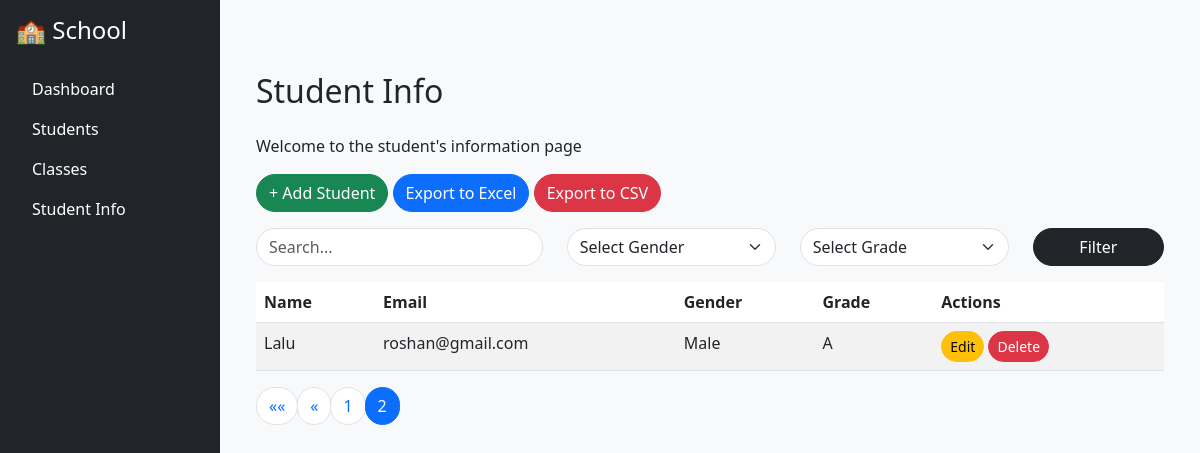
/students/?page=2 (signed in), run on the app's committed database.
### studentapp/models.py (models this page shows)
class Student(models.Model):
    GENDER_CHOICES = [('M', 'Male'), ('F', 'Female'), ('O', 'Other')]
    name = models.CharField(max_length=100)
    date_of_birth = models.DateField()
    gender = models.CharField(max_length=1, choices=GENDER_CHOICES)
    grade = models.CharField(max_length=50)
    address = models.CharField(max_length=255)
    phone = models.CharField(max_length=15)
    email = models.EmailField()
    student_id = models.CharField(max_length=8, unique=True)
    image = models.ImageField(upload_to='student_images/', blank=True, null=True)
    def __str__(self):
        return self.name

### studentapp/views.py (the view)
# urls.py: path('students/', views.student_list, name='student_list'),
@login_required
def student_list(request):
    students = Student.objects.all()
    print(students)  # Debug: Print the queryset to verify data
    search_query = request.GET.get('search', '')
    if search_query:
        students = students.filter(
            Q(name__icontains=search_query) |
            Q(email__icontains=search_query) |
            Q(student_id__icontains=search_query)
        )
    gender_filter = request.GET.get('gender', '')
    if gender_filter:
        students = students.filter(gender=gender_filter)
    grade_filter = request.GET.get('grade', '')
    if grade_filter:
        students = students.filter(grade=grade_filter)
    paginator = Paginator(students, 5)  # Show 5 students per page
    page_number = request.GET.get('page')
    page_obj = paginator.get_page(page_number)
    return render(request, 'studentapp/student_list.html', {
        'page_obj': page_obj,
        'search_query': search_query,
        'gender_filter': gender_filter,
        'grade_filter': grade_filter,
    })

### studentapp/templates/studentapp/student_list.html (shortened to what this page needs)
{% extends 'studentapp/base.html' %}
{% block content %}
<div class="container mt-5">
    <h2 class="mb-4">Student Info</h2>
    <p>Welcome to the student's information page</p>
    <div class="mb-3">
        <a href="{% url 'register_student' %}" class="btn btn-success rounded-pill">+ Add Student</a>
        <a href="{% url 'export_excel' %}" class="btn btn-primary rounded-pill">Export to Excel</a>
        <a href="{% url 'export_students_csv' %}" class="btn btn-danger rounded-pill">Export to CSV</a>
    </div>
    <form method="get" class="mb-3">
        <div class="row">
            <div class="col-md-4">
                <input type="text" name="search" class="form-control rounded-pill" placeholder="Search..." value="{{ search_query }}">
            </div>
            <div class="col-md-3">
                <select name="gender" class="form-select rounded-pill">
                    <option value="">Select Gender</option>
                </select>
            </div>
            <div class="col-md-3">
                <select name="grade" class="form-select rounded-pill">
                    <option value="">Select Grade</option>
                </select>
            </div>
            <div class="col-md-2">
                <button type="submit" class="btn btn-dark w-100 rounded-pill">Filter</button>
            </div>
        </div>
    </form>
    {% if page_obj %}
        <table class="table table-striped table-hover">
            <thead>
                <tr>
                    <th>Name</th>
                    <th>Email</th>
                    <th>Gender</th>
                    <th>Grade</th>
                    <th>Actions</th>
                </tr>
            </thead>
            <tbody>
                {% for student in page_obj %}
                <tr>
                    <td>{{ student.name }}</td>
                    <td>{{ student.email }}</td>
                    <td>{{ student.get_gender_display }}</td>
                    <td>{{ student.grade }}</td>
                    <td>
                        <a href="{% url 'edit_student' student.id %}" class="btn btn-sm btn-warning rounded-pill">Edit</a>
                        <a href="{% url 'delete_student' student.id %}" class="btn btn-sm btn-danger rounded-pill" onclick="return confirm('Are you sure?');">Delete</a>
                    </td>
                </tr>
                {% endfor %}
            </tbody>
        </table>
        <nav aria-label="Page navigation">
            <ul class="pagination">
                {% if page_obj.has_previous %}
                    <li class="page-item">
                        <a class="page-link rounded-pill" href="?page=1" aria-label="First">&laquo;&laquo;</a>
                    </li>
                    <li class="page-item">
                        <a class="page-link rounded-pill" href="?page={{ page_obj.previous_page_number }}" aria-label="Previous">&laquo;</a>
                    </li>
                {% endif %}
                {% for num in page_obj.paginator.page_range %}
                    {% if page_obj.number == num %}
                        <li class="page-item active"><span class="page-link rounded-pill">{{ num }}</span></li>
                    {% elif num > page_obj.number|add:'-3' and num < page_obj.number|add:'3' %}
                        <li class="page-item"><a class="page-link rounded-pill" href="?page={{ num }}">{{ num }}</a></li>
                    {% endif %}
                {% endfor %}
            </ul>
        </nav>
    {% else %}
        <div class="alert alert-info">No students found.</div>
    {% endif %}
</div>
{% endblock %}

### studentapp/static/studentapp/css/styles.css (style rules this page uses)
body { font-family: 'Segoe UI', sans-serif; }

### data on the page
Student: name "Lalu", email "roshan@gmail.com", gender "Male", grade "A"

### other printed values
{{ num }} "1"
{{ num }} "2"
